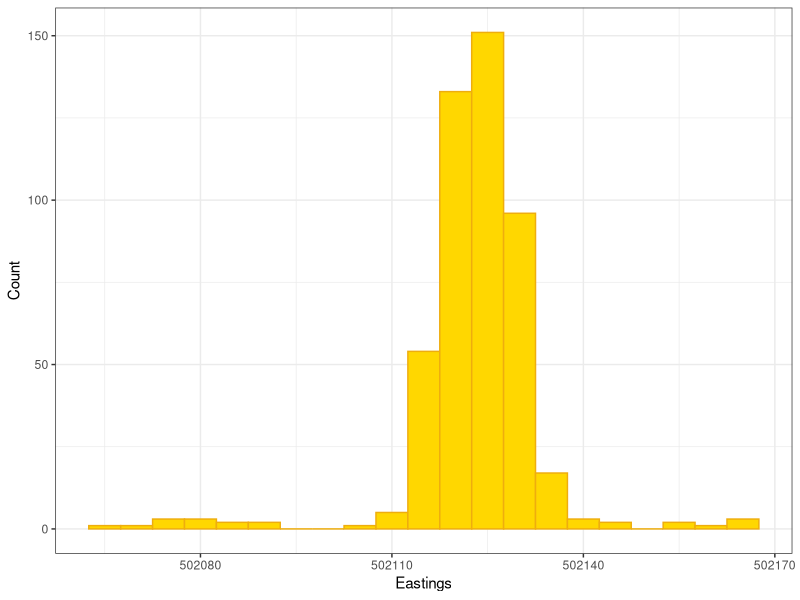
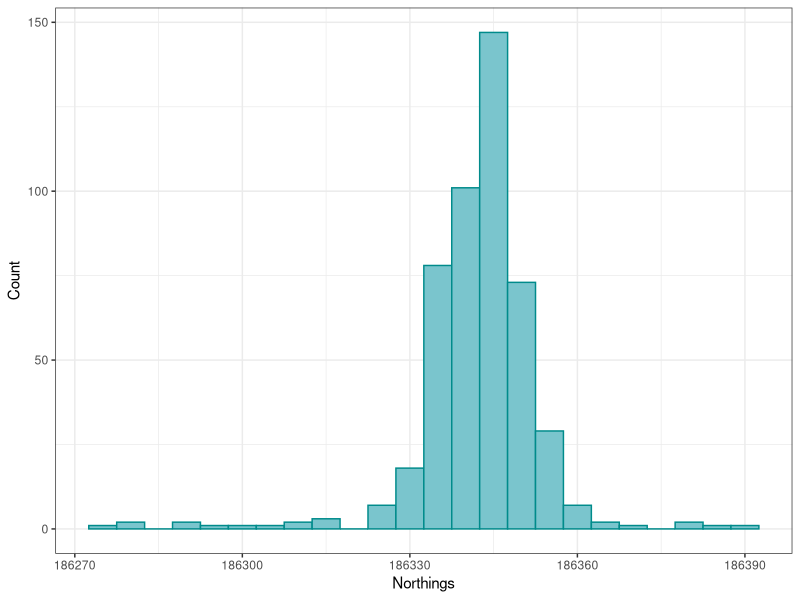
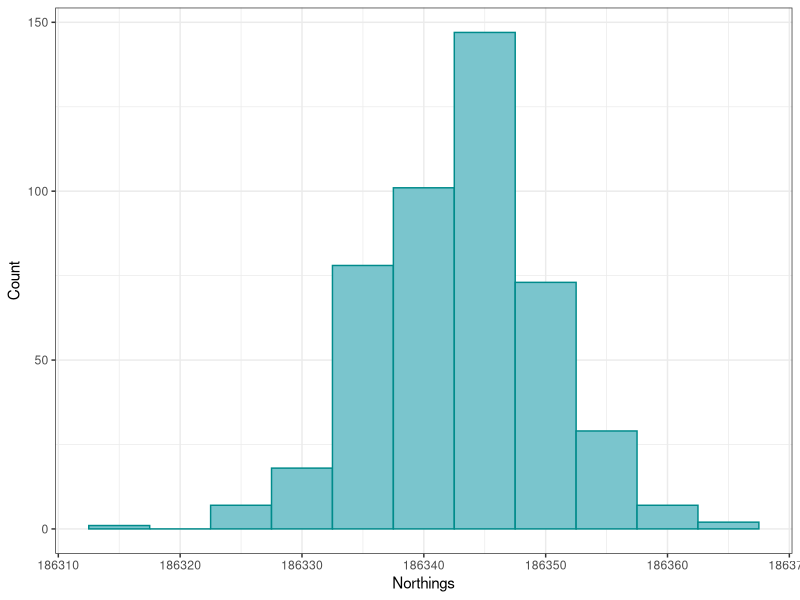
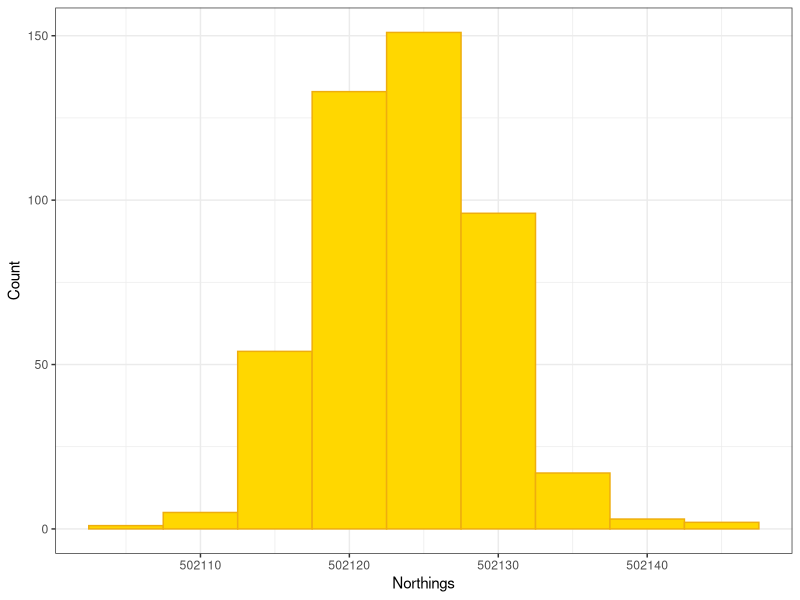

These figures' R source, in order: (Note: this script raises an error after producing the figures.)
# COURSEWORK 1 - ANALYTICAL AND NUMERICAL METHODS - WORKSHEET
# Author: Alessandra Cianfanelli

## Libraries----
library(tidyverse)  # for data wrangling
library(ggthemes)   # for a mapping theme
library(plotrix) # for the standard error 

# checking the wd 
getwd()

## Importing the data----
my_data <- read.csv("Analytical and numerical methods/coursework 1/my_data_aanm_c1.csv")
str(my_data) #Checking for what type of variables are in the dataset 

## Splitting the datasets----

# Here i am splitting the dataset into northings and eastings - 
  # - as these are treated as independent from eachother for the purpose of this excercise 

# Northings: 
northings <- my_data %>% 
  dplyr::select(- E..m.) %>% 
  rename(Time_s = Time..s., N_m =N..m.)

# Eastings: 
eastings <- my_data %>% 
  dplyr::select(- N..m.) %>% 
  rename(Time_s = Time..s., E_m =E..m.)

## Finding initial mean and standard error----
  # NB: as we remove outliers the mean and standard error will- 
  #-change but this is the starting point

options(digits = 10)

#EAST: 
mean(eastings$E_m) # Initial mean: 502123.0578
sd(eastings$E_m) #Initial standard deviation: 9.9507
  #NB: the sd() function is computed by calculating the square root of -
    # - the variance (which is calculated using with the var function and  n-1 as the denominator) 

mean(northings$N_m) #Initial mean: 186342.2976
sd(northings$N_m) #Initial standard deviation: 10.9642

# Histogram of initial distribution----

(dist_east <- ggplot(eastings, aes(x = E_m)) + 
    geom_histogram(binwidth = 5, colour = "#EEAD0E", fill = "gold") + 
    xlab("Eastings") + 
    ylab("Count") +
    theme_bw()) 

(dist_north <- ggplot(northings, aes(x = N_m)) +
    geom_histogram(binwidth = 5, colour = "#008B8B", 
                   fill = "#7AC5CD") + 
    xlab("Northings") + 
    ylab("Count") +
    theme_bw()) 

# They both have normal distribution, which was already known, 
  # but it is also possible to see lots of values towards the tails of the function 

## Calculating the z-score of all values and removing outliers----

# NORTH: 
north_comp <- northings %>% 
  mutate(zscore = (N_m - mean(N_m))/sd(N_m)) %>% 
  filter(zscore <= 2.5758) %>% 
  filter(zscore >= -2.5758) 
#NB: 2.5758 is the critical value for removal fora 99% confidence two-tailed test, 
  # this was found using excel (refer to spreadsheet)

# Observation count northings afrer outlier removal: 463 

(dist_north2 <- ggplot(north_comp, aes(x = N_m)) +
    geom_histogram(binwidth = 5, colour = "#008B8B", 
                   fill = "#7AC5CD") + 
    theme_minimal() +
    xlab("Northings") + 
    ylab("Count") +
    theme_bw()) 

# From the histogram of distribution we can see that a lot of the values -
  #- that were at the end of the tail previously have now been removed 

# EAST: 

east_comp <- eastings %>% 
  mutate(zscore = (E_m - mean(E_m))/sd(E_m)) %>% 
  filter(zscore <= 2.5758) %>% 
  filter(zscore >= -2.5758)

# Observation count eastings afrer outlier removal: 462

(dist_east2 <- ggplot(east_comp, aes(x = E_m)) +
    geom_histogram(binwidth = 5, colour = "#EEAD0E", fill = "gold") + 
    xlab("Northings") + 
    ylab("Count") +
    theme_bw()) 
# Similar to above, the curve is now much more centered without
  # a lot of the noise towards the end of the tails 

## Final Summary----

options(digits = 10) #making sure I have enough decimal places (4 to reflect the original dataset)

#NORTH: 
mean(north_comp$N_m) # value: 186343.0604
sd(north_comp$N_m) #standard deviation: 6.9732 

#EAST: 
mean(east_comp$E_m) # value: 502123.7236 
sd(east_comp$E_m, digits = decimal_length) #standard deviation: 5.5803
